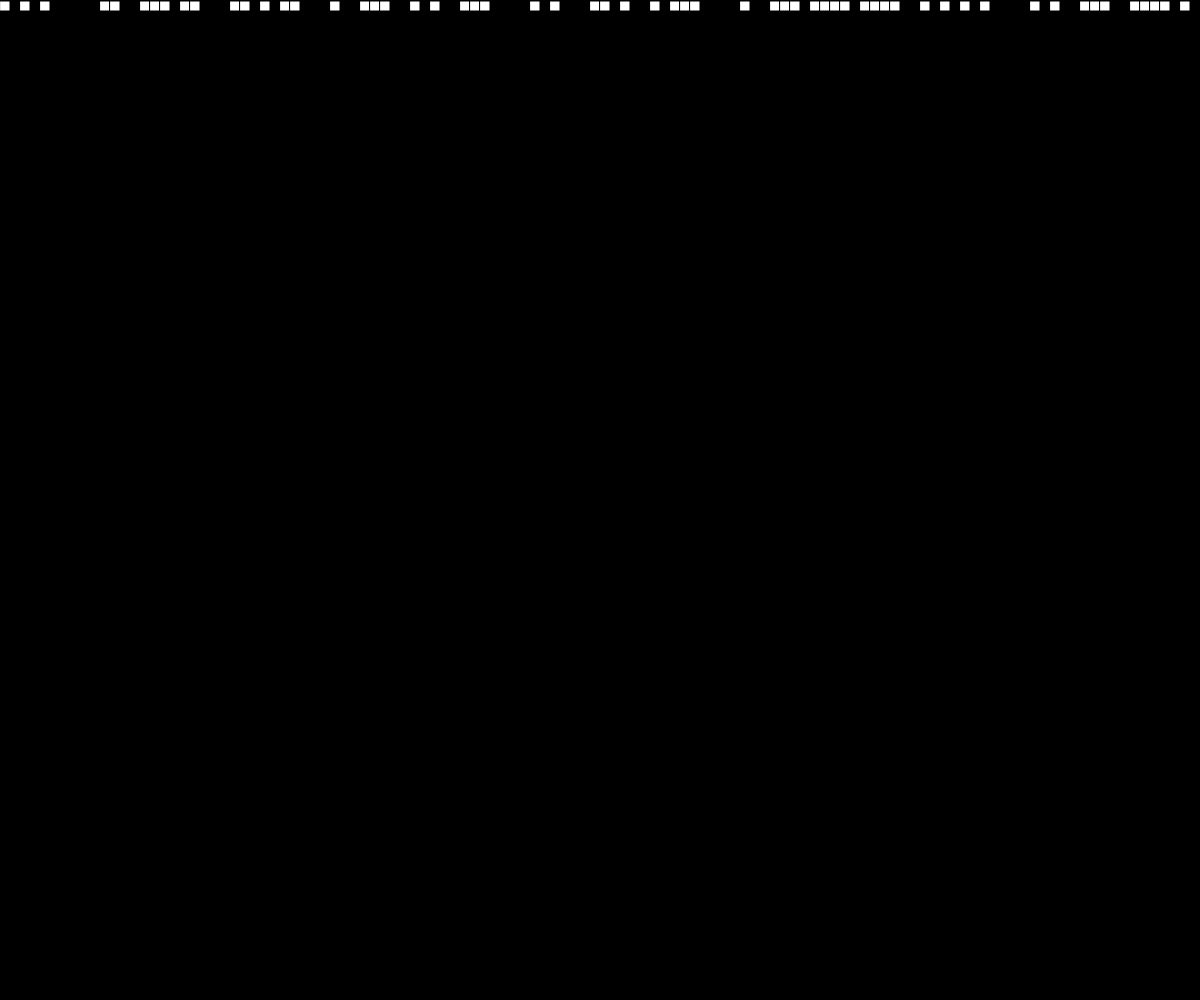
Frame 1 (no input)
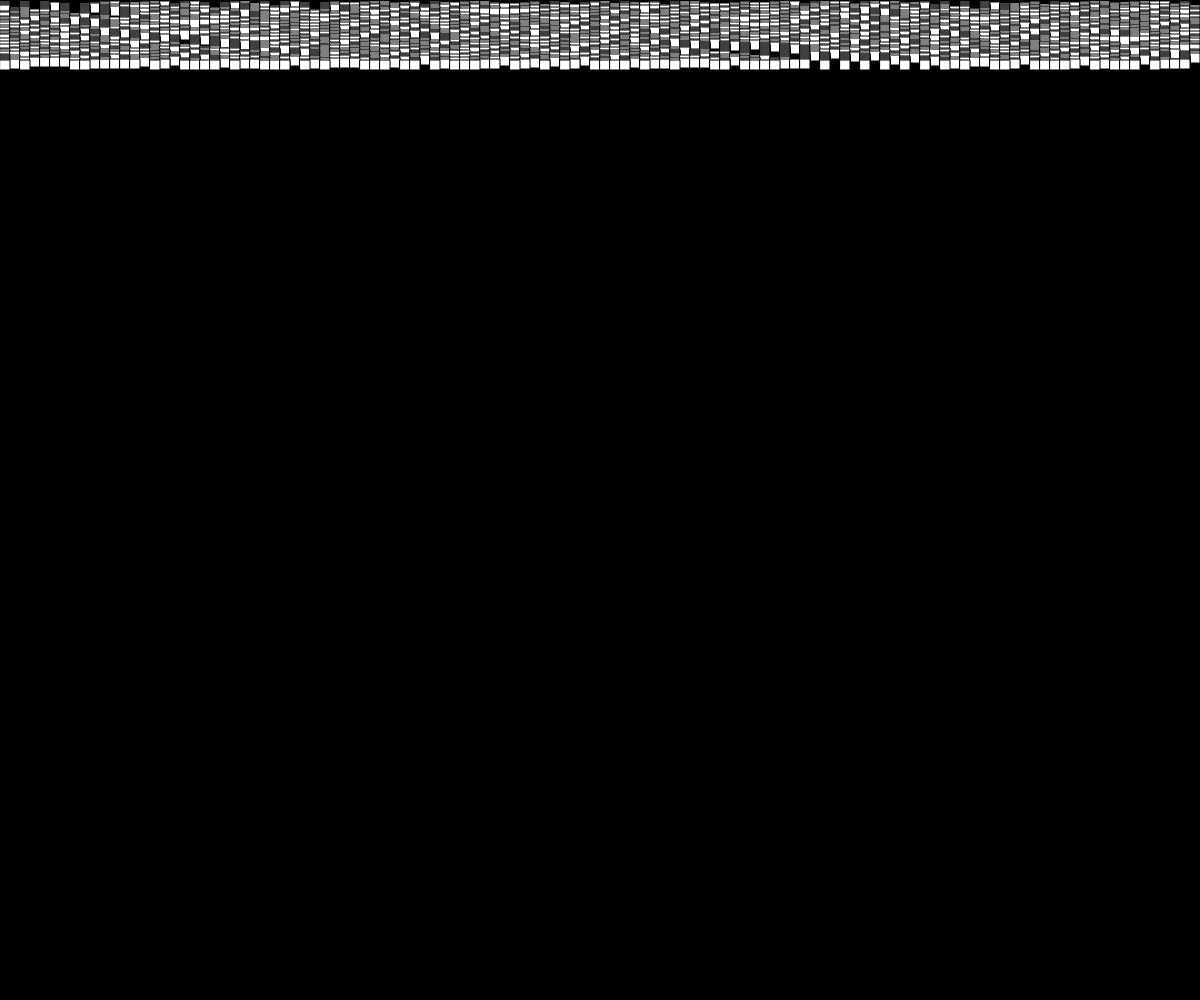
Frame 60 (no input)
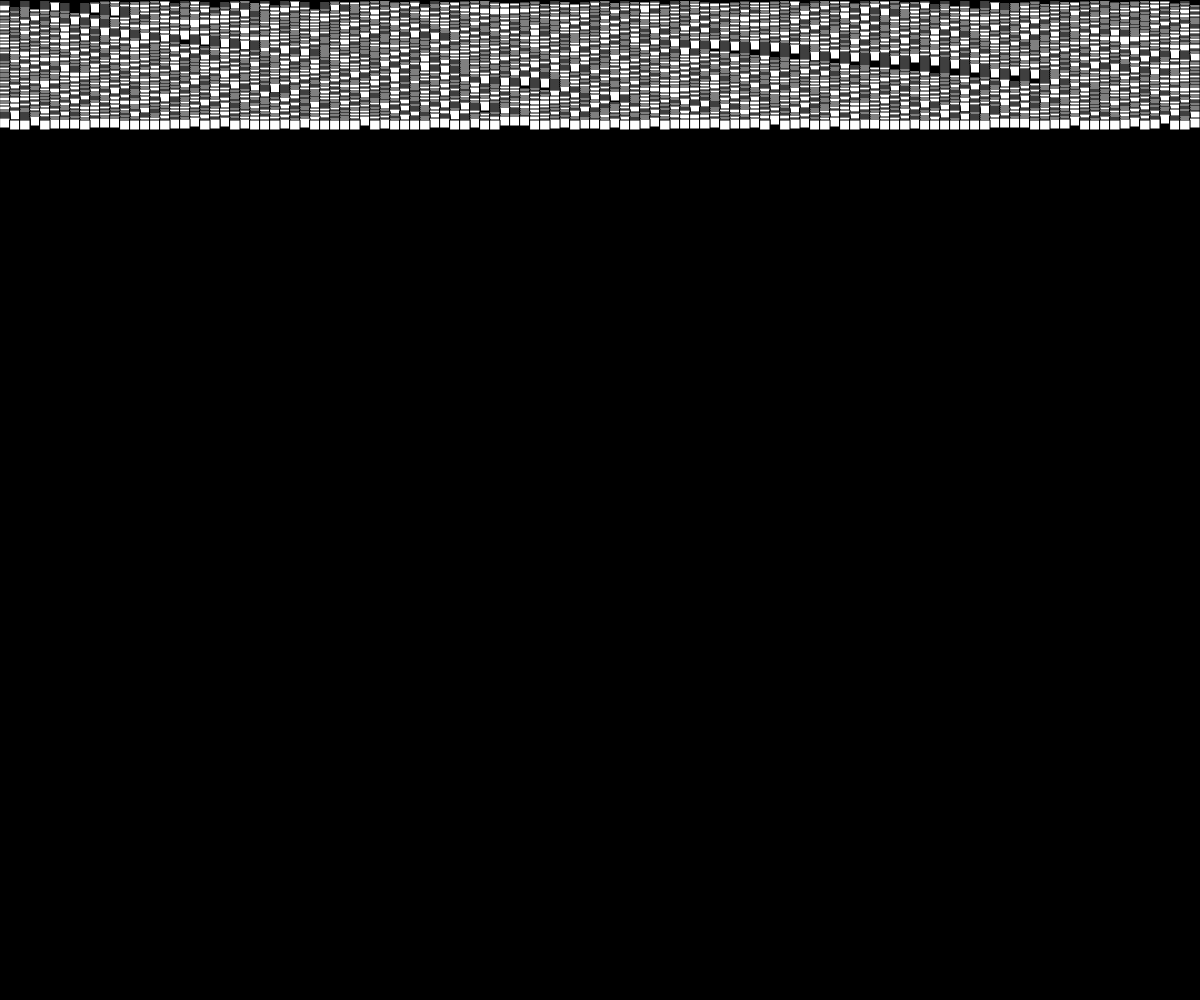
Frame 120 (the mouse pressed at the canvas centre since frame 60)

The p5.js sketch that drew these frames (run headless with seeded random() and noise() and a simulated clock; from frame 60 on, the mouse is pressed at the canvas centre):

// p5.js sketch
// ── sketch.js
let cells = [], w = 10;
function setup() { createCanvas(windowWidth, windowHeight); for(let i=0; i<width/w; i++) cells[i] = random() > 0.5 ? 1 : 0; background(0); }
function draw() {
  for(let i=0; i<cells.length; i++) {
    if(cells[i]) { fill(255); rect(i*w, frameCount%height, w, w); }
  }
  let next = [];
  for(let i=0; i<cells.length; i++) {
    let l = cells[(i-1+cells.length)%cells.length];
    let c = cells[i];
    let r = cells[(i+1)%cells.length];
    let rule = 30; 
    next[i] = (rule >> (l*4 + c*2 + r)) & 1;
  }
  cells = next;
}
function windowResized() { resizeCanvas(windowWidth, windowHeight); background(0); }
